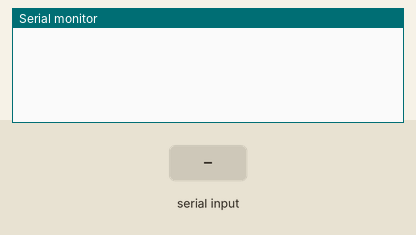
Simulated run of this sketch. Board: Arduino Uno, built with avr-gcc and run on an emulated ATmega328P. Shown: the last lines printed to the serial monitor. The inputs (shaded band) are chosen by the test bench. No radio packets arrive unless stated.

Above: at 1.2 s.
1.3 s: "T" received over Serial
At 1.7 s:
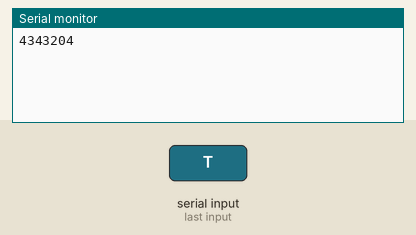
At 2.7 s:
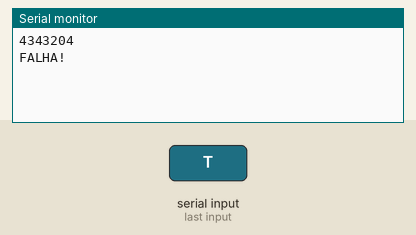

The sketch:

no_aula.ino
```cpp
#include <SPI.h>
#include "printf.h"
#include "RF24.h"

#define CE_PIN 7
#define CSN_PIN 8

#define MSG 0
#define ACK 1
#define RTS 2
#define CTS 3

#define TIMEOUT 500 //milisegundos

RF24 radio(CE_PIN, CSN_PIN);
uint64_t address[2] = { 0x3030303030LL, 0x3030303030LL};

byte payload[5] = {0,1,2,3,4};
byte payloadRx[5] = "    ";
uint8_t origem=43;
uint8_t indice=0;


void setup() {
  Serial.begin(115200);
  while (!Serial) {
    // some boards need to wait to ensure access to serial over USB
  }

  // initialize the transceiver on the SPI bus
  if (!radio.begin()) {
    Serial.println(F("radio hardware is not responding!!"));
    while (1) {}  // hold in infinite loop
  }

  radio.setPALevel(RF24_PA_MAX);  // RF24_PA_MAX is default.
  radio.setChannel(100);
  radio.setPayloadSize(sizeof(payload));  // float datatype occupies 4 bytes
  radio.setAutoAck(false);
  radio.setCRCLength(RF24_CRC_DISABLED);
  radio.setDataRate(RF24_2MBPS);

  radio.openWritingPipe(address[0]);  // always uses pipe 0
  radio.openReadingPipe(1, address[1]);  // using pipe 1

  //For debugging info
  printf_begin();             // needed only once for printing details
  //radio.printDetails();       // (smaller) function that prints raw register values
  radio.printPrettyDetails(); // (larger) function that prints human readable data

}

void printPacote(byte *pac, int tamanho){
      Serial.print(F("Rcvd "));
      Serial.print(tamanho);  // print the size of the payload
      Serial.print(F(" O: "));
      Serial.print(pac[0]);  // print the payload's value
      Serial.print(F(" D: "));
      Serial.print(pac[1]);  // print the payload's value
      Serial.print(F(" C: "));
      Serial.print(pac[2]);  // print the payload's value
      Serial.print(F(" i: "));
      Serial.print(pac[3]);  // print the payload's value
      Serial.print(F(" : "));
      for(int i=4;i<tamanho;i++){
        Serial.print(pac[i]);
      }
      Serial.println();  // print the payload's value
}

bool aguardaMsg(int tipo){
    radio.startListening();
    unsigned long tempoInicio = millis();
    while(millis()-tempoInicio<TIMEOUT){
      if (radio.available()) {              // is there a payload? get the pipe number that recieved it
        uint8_t bytes = radio.getPayloadSize();  // get the size of the payload
        radio.read(&payloadRx[0], bytes);             // fetch payload from FIFO
        if(payloadRx[1]==origem && payloadRx[2]==tipo){

          radio.stopListening();
          return true;
        }
      }
      radio.flush_rx();
      delay(10);
    }
    radio.stopListening();
    return false;
}


bool sendPacket(byte *pacote, int tamanho, int destino, int controle){
    pacote[0]=origem;
    pacote[1]=destino;
    pacote[2]=controle;
    pacote[3]=indice;
    for(int i=0;i<tamanho;i++){
      Serial.print(pacote[i]);
    }
    Serial.println();

    while(1){

       radio.startListening();
       delayMicroseconds(70);
       radio.stopListening();
       if (!radio.testCarrier()) {
          return radio.write(&pacote[0], tamanho);

       }else{
        Serial.println("Meio Ocupado");
        delayMicroseconds(270);
       }
       radio.flush_rx();
    }
}


void loop() {

  if (Serial.available()) {
    // change the role via the serial monitor

    char c = toupper(Serial.read());
    if (c == 'T') {
      // Become the TX node
      unsigned long start_timer = micros();                // start the timer
      bool report = sendPacket(&payload[0], sizeof(payload), 43, RTS);  // transmit & save the report
      report = aguardaMsg(CTS);
      if(report){
        sendPacket(&payload[0], sizeof(payload), 43, MSG);
        report = aguardaMsg(ACK);
      }

      unsigned long end_timer = micros();                  // end the timer
      if(report){
         Serial.println("Sucesso!");
      }else{
         Serial.println("FALHA!");
      }

    }
  }

    radio.flush_rx();
    delay(10);


}
```

Measured:
- after the input at 1.3 s, the serial monitor: prints a new line at once (image 1)
